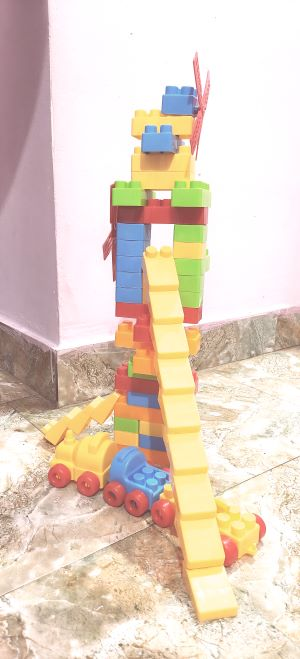
//> input picture Lark_Filter/Lark.jpg, 300 x 659 px
$ ./Lark_Filter Lark.jpg   (built with g++ and OpenCV 4)
//> lines starting //> are read from the running program, lines starting //| are printed output that depends on the picture
//> further down, img is the input picture: 659 rows x 300 cols, CV_8UC3; mean B, G, R 196.6, 211.3, 227.5
#include<iostream>
#include<opencv2/opencv.hpp>

//This filter increases the brightness, decreases the saturation, and adds a slight pinkish tint.
void applyLarkFilter(cv::Mat& image) {
    // Increase brightness
    cv::convertScaleAbs(image, image, 1.2, 0);
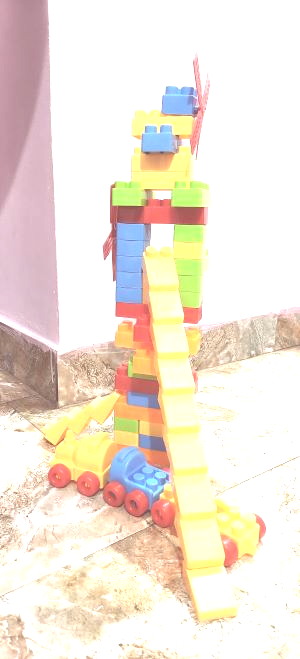
//> image: 659 rows x 300 cols, CV_8UC3; mean B, G, R 216.7, 230.1, 241.6

    // Decrease saturation
    cv::cvtColor(image, image, cv::COLOR_BGR2HLS);
//> image: 659 rows x 300 cols, CV_8UC3; mean of channels 0, 1, 2 30.1, 229, 102.1
    cv::multiply(image, cv::Scalar(1, 1, 0.7), image);
//> image: 659 rows x 300 cols, CV_8UC3; mean of channels 0, 1, 2 30.1, 229, 71.3
    cv::cvtColor(image, image, cv::COLOR_HLS2BGR);

    // Add pinkish tint
    cv::add(image, cv::Scalar(0, 0, 20), image);
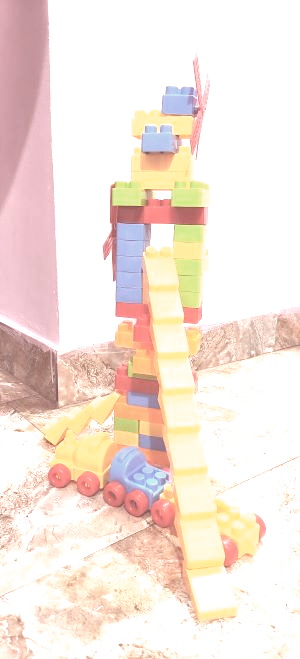
//> image: 659 rows x 300 cols, CV_8UC3; mean B, G, R 220.5, 229.8, 245.5
}

int main(int argc, char* argv[]) {
	if (argc > 1) {
		std::string img_path = argv[1];
		cv::Mat img = cv::imread(img_path, -1);
        applyLarkFilter(img);
		cv::imwrite("Lark.png", img);
	}
	return 0;
}
